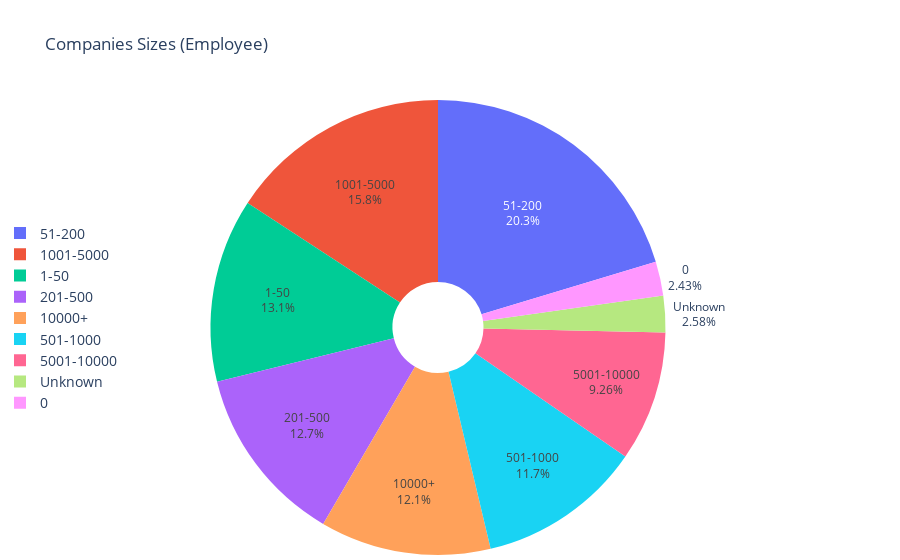

Here is the notebook cell this chart was saved with:
### Code cell
fig = go.Figure(data=[go.Pie(labels=df['size_(employee)'].value_counts().index, 
                             values =df['size_(employee)'].value_counts(),
                             textinfo='label+percent', 
                             hole=.2)])

fig.update_layout(title="Companies Sizes (Employee)",
                  legend=dict(yanchor="bottom",
                              y=0.3,
                              xanchor="left",
                              x=-0.2, 
                              font_size=14),
                  margin=dict(t=100, b=0, l=0, r=0))

fig.show()

### Figure 1 — Plotly figure (JSON) as saved in the notebook; plotly's stock layout.template omitted (floating-point values rounded to 4 significant figures)
{"data": [{"hole": 0.2, "labels": ["51-200", "1001-5000", "1-50", "201-500", "10000+", "501-1000", "5001-10000", "Unknown", "0"], "textinfo": "label+percent", "type": "pie", "values": [134, 104, 86, 84, 80, 77, 61, 17, 16]}], "layout": {"legend": {"font": {"size": 14}, "x": -0.2, "xanchor": "left", "y": 0.3, "yanchor": "bottom"}, "margin": {"b": 0, "l": 0, "r": 0, "t": 100}, "title": {"text": "Companies Sizes (Employee)"}}}
